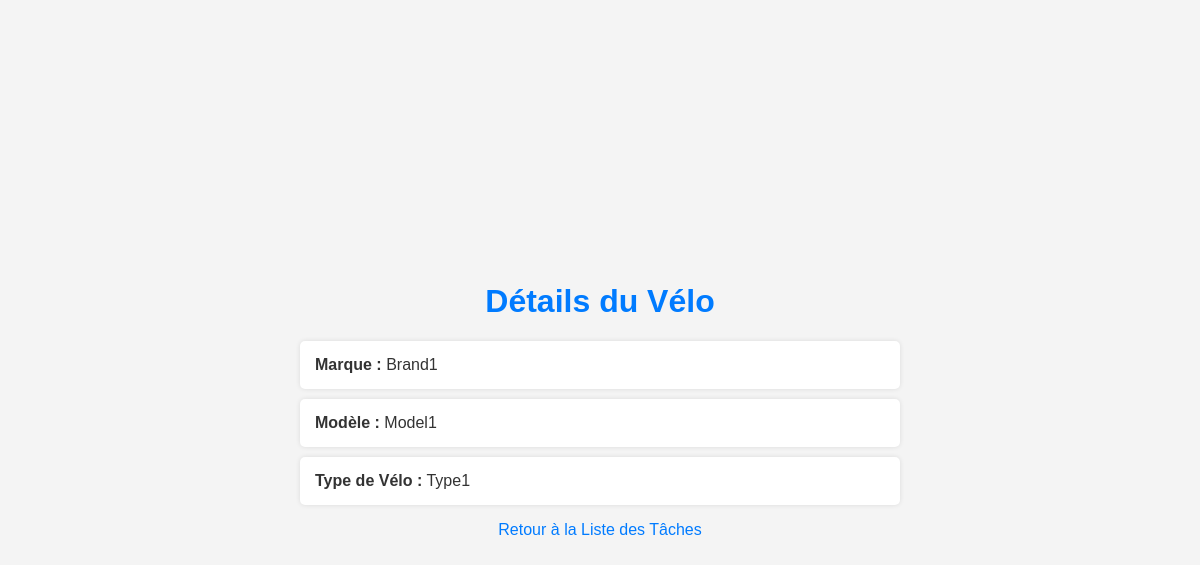
The app's page /details-velo.php?bike_id=1 with its own data.
### tables this page shows
CREATE TABLE `velos` (
  `id_velo` int(11) NOT NULL,
  `marque` varchar(50) NOT NULL,
  `modele` varchar(50) NOT NULL,
  `types` varchar(20) NOT NULL
);

### functions.php (called while the page is built, shortened)
<?php
include_once 'db.php';
function getBikeDetails($bikeId) {
    global $conn;
    $sql = "SELECT * FROM velos WHERE id_velo=$bikeId";
    $result = $conn->query($sql);
    if ($result->num_rows > 0) {
        return $result->fetch_assoc();
    } else {
        return null;
    }
}
?>

### details-velo.php (the view, shortened to what this page needs)
<?php
include_once 'functions.php';
if (isset($_GET['bike_id'])) {
    $bikeId = $_GET['bike_id'];
    $bikeDetails = getBikeDetails($bikeId);
    if ($bikeDetails) {
        ?>
        <!DOCTYPE html>
        <html lang="en">
        <head>
            <link rel="stylesheet" href="./assets/css/detailsVelo.css">
        </head>
        <body>
            <div class="container">
                <h1>Détails du Vélo</h1>
                <ul>
                    <li><strong>Marque :</strong> <?php echo $bikeDetails['marque']; ?></li>
                    <li><strong>Modèle :</strong> <?php echo $bikeDetails['modele']; ?></li>
                    <li><strong>Type de Vélo :</strong> <?php echo $bikeDetails['types']; ?></li>
                </ul>
                <a href="index.php">Retour à la Liste des Tâches</a>
            </div>
        </body>
        </html>
        <?php
    } else {
        echo "Aucun détail de vélo trouvé.";
    }
} else {
    echo "ID de vélo non spécifié.";
}
?>

### assets/css/detailsVelo.css (style rules this page uses)
body { font-family: Arial, sans-serif; background-color: #f4f4f4; color: #333; margin: 0; padding: 0; display: flex; align-items: center; justify-content: center; height: 100vh; }
.container { width: 50%; }
h1 { color: #007bff; text-align: center; }
ul { list-style-type: none; padding: 0; }
li { background-color: #fff; margin: 10px 0; padding: 15px; border-radius: 5px; box-shadow: 0 0 5px rgba(0, 0, 0, 0.1); }
a { display: block; text-align: center; margin-top: 10px; color: #007bff; text-decoration: none; }

### records on screen
velos: marque "Brand1", modele "Model1", types "Type1"
